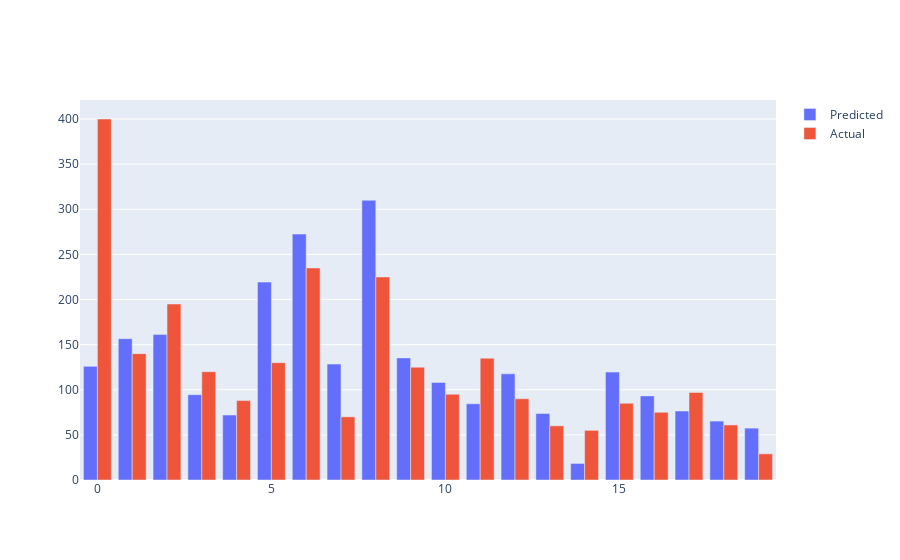

Notebook code for this chart:
### Code cell
# --- Bar Plot for Predicted Values vs Actual Values---
title=['Pred vs Actual']
fig = go.Figure(data=[
    go.Bar(name='Predicted', x=error_airbnb.index, y=error_airbnb['Predicted Values']),
    go.Bar(name='Actual', x=error_airbnb.index, y=error_airbnb['Actual Values'])
])

fig.update_layout(barmode='group')
fig.show()

# --- Prediction Model ---
plt.figure(figsize=(16,8))
sns.regplot(predicts,y_test)
plt.xlabel('Predictions')
plt.ylabel('Actual')
plt.title("Linear Model Predictions")
plt.grid(False)
plt.show()

### Figure 1 — Plotly figure (JSON) as saved in the notebook; plotly's stock layout.template omitted (floating-point values rounded to 4 significant figures)
{"data": [{"name": "Predicted", "type": "bar", "x": [0, 1, 2, 3, 4, 5, 6, 7, 8, 9, 10, 11, 12, 13, 14, 15, 16, 17, 18, 19], "y": [125.9, 156.6, 161.3, 94.54, 71.98, 219.3, 272.5, 128.5, 309.9, 135.3, 108.1, 84.44, 117.6, 73.61, 18.36, 119.6, 93.21, 76.43, 65.29, 57.47]}, {"name": "Actual", "type": "bar", "x": [0, 1, 2, 3, 4, 5, 6, 7, 8, 9, 10, 11, 12, 13, 14, 15, 16, 17, 18, 19], "y": [400, 140, 195, 120, 88, 130, 235, 70, 225, 125, 95, 135, 90, 60, 55, 85, 75, 97, 61, 29]}], "layout": {"barmode": "group"}}
